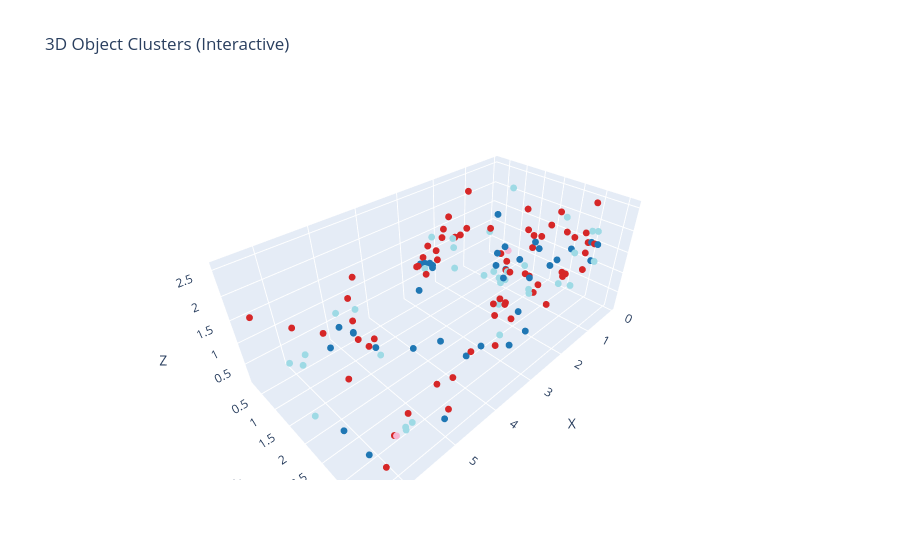

Write notebook code for a chart like this one.
### Code cell
import plotly.graph_objects as go
import matplotlib.pyplot as plt
import numpy as np

if object_to_cluster:
    min_cluster_id = min(object_to_cluster.values())
    max_cluster_id = max(object_to_cluster.values())
    num_distinct_clusters = max_cluster_id - min_cluster_id + 1
else:
    min_cluster_id = 0
    num_distinct_clusters = 1

colors_cmap = plt.get_cmap('tab20', num_distinct_clusters)

x, y, z, color_list = [], [], [], []

for obj_id, centroid in object_to_centroid.items():
    x.append(centroid[0])
    y.append(centroid[1])
    z.append(centroid[2])

    cluster_id = object_to_cluster.get(obj_id, min_cluster_id)
    color_index = cluster_id - min_cluster_id
    rgba_color = colors_cmap(color_index)
    color_list.append(f"rgba({int(rgba_color[0]*255)}, {int(rgba_color[1]*255)}, {int(rgba_color[2]*255)}, {rgba_color[3]})")

fig = go.Figure(data=[go.Scatter3d(
    x=x, y=y, z=z,
    mode='markers',
    marker=dict(size=4, color=color_list),
    text=[f'Object {obj_id}. Cluster {object_to_cluster.get(obj_id, "N/A")}' for obj_id in object_to_centroid.keys()]
)])

fig.update_layout(
    title="3D Object Clusters (Interactive)",
    scene=dict(xaxis_title='X', yaxis_title='Y', zaxis_title='Z')
)
fig.show()

### Figure 1 — Plotly figure (JSON) as saved in the notebook; plotly's stock layout.template omitted (floating-point values rounded to 4 significant figures; data arrays with more than 128 entries replaced by an {"elided": "..."} marker saying what was removed)
{"data": [{"marker": {"color": {"elided": "140 str values"}, "size": 4}, "mode": "markers", "text": {"elided": "140 str values"}, "type": "scatter3d", "x": {"elided": "140 float values"}, "y": {"elided": "140 float values"}, "z": {"elided": "140 float values"}}], "layout": {"scene": {"xaxis": {"title": {"text": "X"}}, "yaxis": {"title": {"text": "Y"}}, "zaxis": {"title": {"text": "Z"}}}, "title": {"text": "3D Object Clusters (Interactive)"}}}
